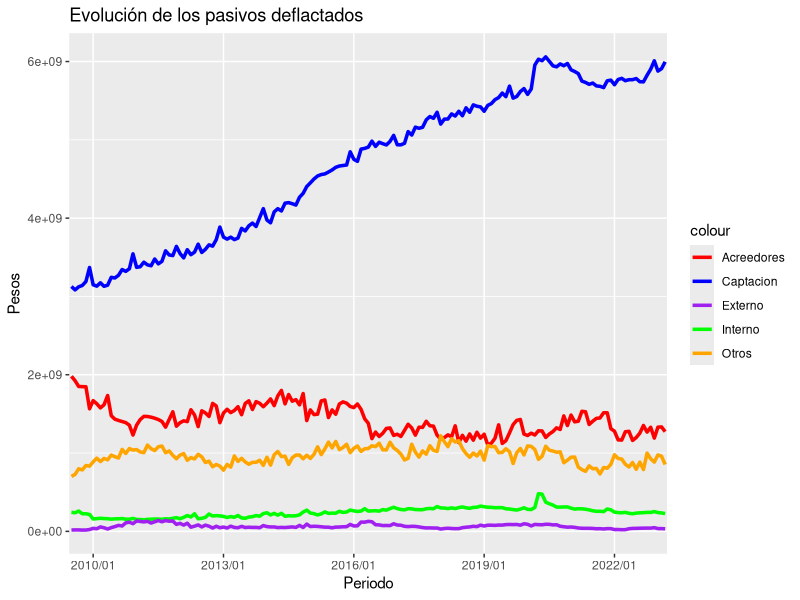

This chart was generated by the following R code:
## ---- chunk 1
knitr::opts_chunk$set(echo = FALSE)
## ---- chunk 2
library(ggplot2)
library(readxl)
library(tidyverse)
## ---- chunk 3
library(tidyr)
library(dplyr)
library(ggplot2)

## ---- chunk 4
Pasivos <- readxl::read_xlsx("Pasivos.xlsx")
INPP<- readxl::read_xls("INPP.xls")
datos_combinados <- merge(Pasivos, INPP, by = "Periodos")

## ---- chunk 5
datos_deflactados <- datos_combinados %>%
  mutate(Captaciones_def = Captacion / Inpp * 100,
         Acreedores_def = Acreedores / Inpp * 100,
         Interno_def = Interno/ Inpp * 100,
         Externo_def = Externo / Inpp * 100,
         Otros_def = Otros / Inpp * 100)
## ---- chunk 6
# Selecciona solo las columnas deflactadas que deseas guardar
datos_deflactados_seleccionados <- datos_deflactados %>%
  select(Periodos, Captaciones_def, Acreedores_def, Interno_def, Externo_def, Otros_def)

## ---- chunk 7
# Guarda los datos en un archivo de Excel
write.csv(datos_deflactados_seleccionados, "datos_deflactados.csv")
## ---- chunk 8
ggplot(datos_deflactados_seleccionados, aes(x = Periodos)) +
  geom_line(aes(y = Captaciones_def, color = "Captacion", group = "Captacion"), size = 1.2) +
  geom_line(aes(y = Acreedores_def, color = "Acreedores", group = "Acreedores"), size = 1.2) +
  geom_line(aes(y = Interno_def, color = "Interno", group = "Interno"), size = 1.2) +
  geom_line(aes(y = Externo_def, color = "Externo", group = "Externo"), size = 1.2) +
  geom_line(aes(y = Otros_def, color = "Otros", group = "Otros"), size = 1.2) +
  xlab("Periodo") +
  ylab("Pesos") +
  ggtitle("Evolución de los pasivos deflactados") +
  scale_color_manual(values = c("Captacion" = "blue", "Acreedores" = "red", "Interno" = "green", "Externo" = "purple", "Otros" = "orange")) +
  scale_x_discrete(breaks = c("2010/01", "2013/01", "2016/01", "2019/01", "2022/01"))


